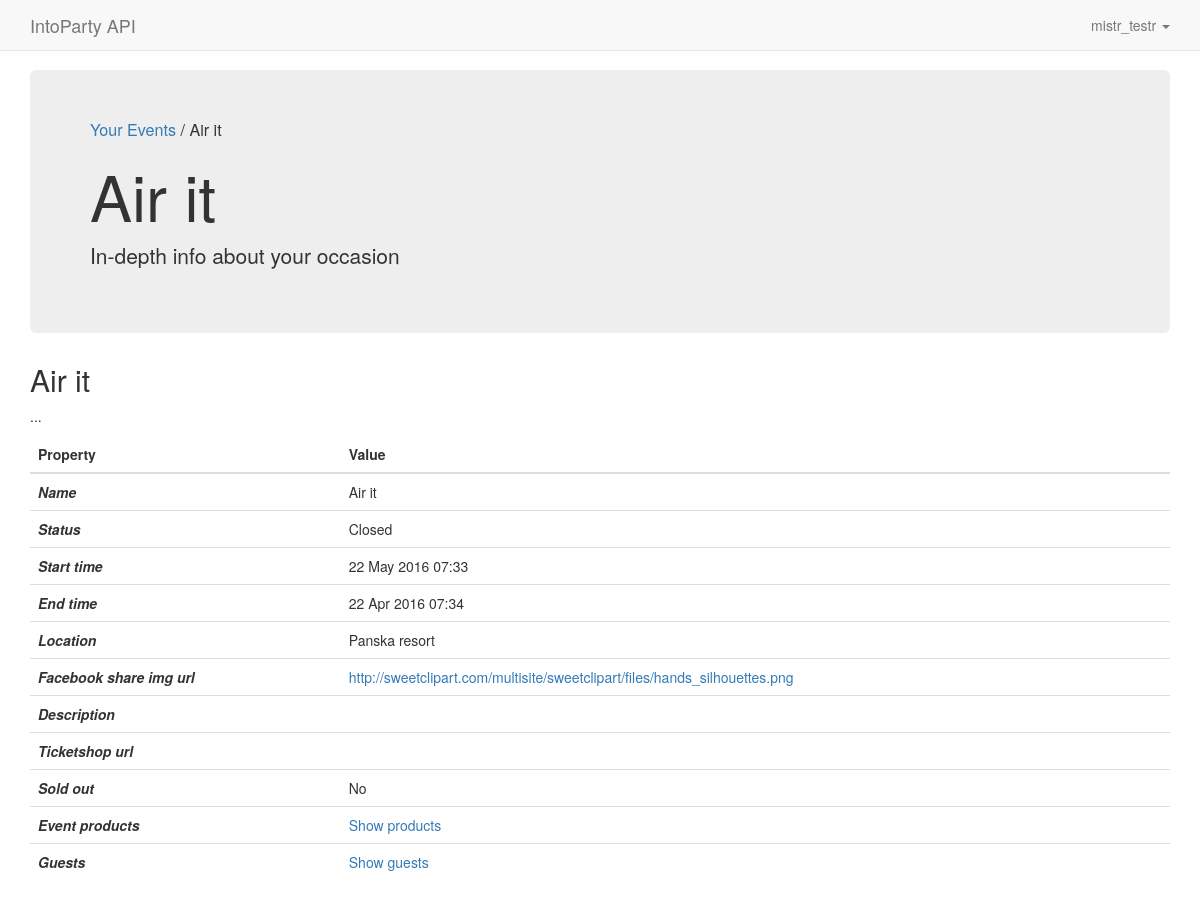
Page /events/2/ (signed in) on the committed database.
### web/models.py (models this page shows, shortened)
class Event(models.Model):
  name = models.CharField(max_length=200)
  organizer = models.ForeignKey(User)
  location = models.CharField(max_length=100, blank=True)
  description = models.TextField(default='', blank=True)
  STATUS_CHOICES = (
      ('OP', 'Open'),
      ('CL', 'Closed'),
      ('IO', 'Invite Only'),
      ('IN', 'Invisible'),
    )
  status =  models.CharField(max_length=2, choices=STATUS_CHOICES, default='IN')
  start_time = models.DateTimeField(default=timezone.now)
  end_time =  models.DateTimeField()
  facebook_share_img_url = models.URLField(default='', blank=True)
  ticketshop_url = models.URLField(default='', blank=True)
  sold_out = models.BooleanField(default=False)

### web/views.py (the view)
# urls.py: url(r'^events/(?P<event_id>[0-9]+)/$', views.single_event, name='single_event'),
@login_required
def single_event(request, event_id):
  event = get_event_or_404(request.user, event_id)
  context = {
    'event' : event,
    'vars' : vars(event),
  }
  return render(request, 'web/single_event.html', context)

### web/templatetags/breadcrumbs.py (called while the page is built, shortened)
@register.tag
def breadcrumb(parser, token):
  return BreadcrumbNode(token.split_contents()[1:])

@register.tag
def breadcrumb_url(parser, token):
  bits = token.split_contents()
  if len(bits)==2:
    return breadcrumb(parser, token)
  title = bits.pop(1)
  token.contents = ' '.join(bits)
  url_node = url(parser, token)
  return UrlBreadcrumbNode(title, url_node)

def create_crumb(title, url=None):
  crumb = "/"
  if url:
    crumb = "<a href='%s'>%s</a> %s" % (url, title, crumb)
  else:
    crumb = "%s" %  (title)
  return crumb

  def render(self, context):
    title = self.vars[0].var
    if title.find("'")==-1 and title.find('"')==-1:
      try:
        val = self.vars[0]
        title = val.resolve(context)
      except:
        title = ''
    else:
      title=title.strip("'").strip('"')
      title=smart_text(title)
    url = None
    return create_crumb(title, url)

  def render(self, context):
    title = self.title.var
    if title.find("'")==-1 and title.find('"')==-1:
      try:
        val = self.title
        title = val.resolve(context)
      except:
        title = ''
    else:
      title=title.strip("'").strip('"')
      title=smart_text(title)
    url = self.url_node.render(context)
    return create_crumb(title, url)

### web/views.py (called while the page is built)
def get_event_or_404(user, event_id):
  event = get_object_or_404(Event, pk=event_id)
  if (event.organizer != user):
    raise Http404("Event does not exist")
  else:
    return event

### web/templates/web/single_event.html (shortened to what this page needs)
{% extends 'web/base.html' %}
{% load breadcrumbs %}
{% block bread %}
  {% breadcrumb_url 'Your Events' 'events' %}
  {% breadcrumb event.name %}
{% endblock %}
{% block jumbo %}
  <h1>{{ event.name }}</h1>
  <p>In-depth info about your occasion</p>
{% endblock %}
{% block content %}
<h2>{{ event.name }}</h2>
  <p>...</p>
  <table class="table vertical-table">
    <thead>
      <tr>
        <th>Property</th>
        <th>Value</th>
      </tr>
    </thead>
    <tbody>
      <tr>
        <td>Name</td>
        <td>{{ event.name }}</td>
      </tr>
      <tr>
        <td>Status</td>
        <td>{{ event.get_status_display }}</td>
      </tr>
      <tr>
        <td>Start time</td>
        <td>{{ event.start_time|date:"d M Y H:i"}}</td>
      </tr>
      <tr>
        <td>End time</td>
        <td>{{ event.end_time|date:"d M Y H:i"}}</td>
      </tr>
      <tr>
        <td>Location</td>
        <td>{{ event.location }}</td>
      </tr>
      <tr>
        <td>Facebook share img url</td>
        <td><a href="{{ event.facebook_share_img_url }}">{{ event.facebook_share_img_url }}</a></td>
      </tr>
      <tr>
        <td>Description</td>
        <td>{{ event.description }}</td>
      </tr>
      <tr>
        <td>Ticketshop url</td>
        <td><a href="{{ event.tickectshop_url }}">{{ event.ticketshop_url }}</a></td>
      </tr>
      <tr>
        <td>Sold out</td>
        <td>{% if event.sold_out == True %}Yes{% else %}No{% endif %}</td>
      </tr>
      <tr>
        <td>Event products</td>
        <td><a href="{% url 'event_products' event_id=event.id %}">Show products</a></td>
      </tr>
      <tr>
        <td>Guests</td>
        <td><a href="{% url 'guests' event_id=event.id %}">Show guests</a></td>
      </tr>
    </tbody>
  </table>
{% endblock %}

### web/templates/web/base.html (shortened to what this page needs)
{% load staticfiles %}
<!DOCTYPE html>
<html lang="en">
<head>
  <link rel="stylesheet" type="text/css" href="{% static 'web/css/style.css' %}" >
  <link rel="stylesheet" href="http://maxcdn.bootstrapcdn.com/bootstrap/3.3.6/css/bootstrap.min.css">
</head>
<body>
<nav class="navbar navbar-default navbar-fixed-top">
  <div class="container">
    <div class="navbar-header">
      <a class="navbar-brand" href="/">IntoParty API</a>
    </div>
    <ul class="nav navbar-nav navbar-right">
      <li class="dropdown">
        <a href="#" class="dropdown-toggle" data-toggle="dropdown" role="button" aria-haspopup="true" aria-expanded="false">{{ user.username }} <span class="caret"></span></a>
      </li>
    </ul>
  </div>
</nav>
<div class="container">
  <div class="jumbotron">
    <p class="route">{% block bread %}{% endblock %}</p>
    {% block jumbo %}{% endblock %}
  </div>
  {% block content %}{% endblock %}
</div>
</body>
</html>

### web/static/web/css/style.css (style rules this page uses)
body { padding-top: 70px; }
table.vertical-table > tbody > tr > td:first-child { font-weight : bold; font-style : italic; }
.jumbotron .route { font-size: 115%; }

### rows in the picture
Event: name "Air it", status "Closed", start_time "22 May 2016 07:33", end_time "22 Apr 2016 07:34", location "Panska resort", facebook_share_img_url "http://sweetclipart.com/multisite/sweetclipart/files/hands_silhouettes.png"

### other values in the picture
{{ user.username }} "mistr_testr"
